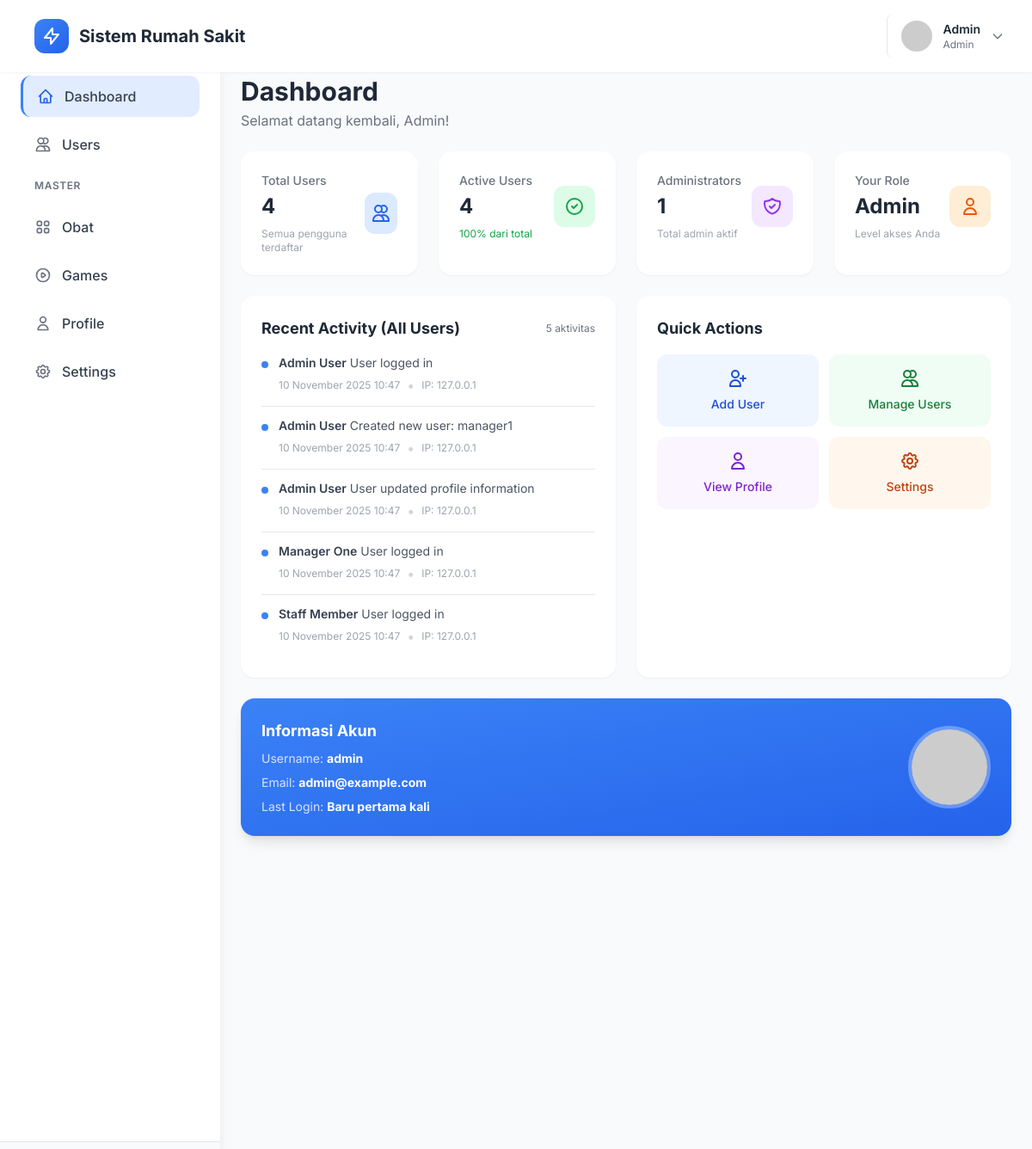
Page /index.php?page=dashboard (signed in) on the committed database.
### tables this page shows
CREATE TABLE IF NOT EXISTS users (
    id INT PRIMARY KEY AUTO_INCREMENT,
    username VARCHAR(50) NOT NULL UNIQUE,
    email VARCHAR(100) NOT NULL UNIQUE,
    password VARCHAR(255) NOT NULL,
    first_name VARCHAR(50),
    last_name VARCHAR(50),
    phone VARCHAR(20),
    avatar VARCHAR(255) DEFAULT 'default-avatar.png',
    role_id INT NOT NULL DEFAULT 4,
    is_active TINYINT(1) DEFAULT 1,
    last_login DATETIME,
    created_at TIMESTAMP DEFAULT CURRENT_TIMESTAMP,
    updated_at TIMESTAMP DEFAULT CURRENT_TIMESTAMP ON UPDATE CURRENT_TIMESTAMP,
    FOREIGN KEY (role_id) REFERENCES roles(id) ON DELETE RESTRICT,
    INDEX idx_username (username),
    INDEX idx_email (email),
    INDEX idx_role_id (role_id)
);

CREATE TABLE IF NOT EXISTS roles (
    id INT PRIMARY KEY AUTO_INCREMENT,
    role_name VARCHAR(50) NOT NULL UNIQUE,
    description TEXT,
    created_at TIMESTAMP DEFAULT CURRENT_TIMESTAMP
);

CREATE TABLE IF NOT EXISTS activity_logs (
    id INT PRIMARY KEY AUTO_INCREMENT,
    user_id INT,
    activity_type VARCHAR(50) NOT NULL,
    description TEXT,
    ip_address VARCHAR(45),
    created_at TIMESTAMP DEFAULT CURRENT_TIMESTAMP,
    FOREIGN KEY (user_id) REFERENCES users(id) ON DELETE SET NULL,
    INDEX idx_user_id (user_id),
    INDEX idx_activity_type (activity_type),
    INDEX idx_created_at (created_at)
);

### includes/functions.php (called while the page is built, shortened)
<?php
function isLoggedIn() {
    return isset($_SESSION['user_id']);
}
function getCurrentUser() {
    global $pdo;
    $stmt = $pdo->prepare("
        SELECT u.*, r.role_name
        FROM users u
        JOIN roles r ON u.role_id = r.id
        WHERE u.id = ?
    ");
    $stmt->execute([$_SESSION['user_id']]);
    return $stmt->fetch();
}
function hasRole($roleNames) {
    $user = getCurrentUser();
    if (is_array($roleNames)) {
        return in_array($user['role_name'], $roleNames);
    }
    return $user['role_name'] === $roleNames;
}
function formatDate($date) {
    return date('d F Y H:i', strtotime($date));
}
function getAvatarUrl($avatar) {
    if (empty($avatar) || $avatar === 'default-avatar.png') {
        return 'https://ui-avatars.com/api/?name=' . urlencode($_SESSION['username'] ?? 'User') . '&background=3b82f6&color=fff';
    }
    return BASE_URL . 'assets/uploads/avatars/' . $avatar;
}

### includes/auth_check.php (called while the page is built, shortened)
<?php
require_once __DIR__ . '/db_connect.php';
require_once __DIR__ . '/functions.php';
$currentUser = getCurrentUser();

### pages/dashboard/index.php (the view, shortened to what this page needs)
<?php
$totalUsers = $pdo->query("SELECT COUNT(*) FROM users")->fetchColumn();
$totalActive = $pdo->query("SELECT COUNT(*) FROM users WHERE is_active = 1")->fetchColumn();
$totalAdmins = $pdo->query("SELECT COUNT(*) FROM users u JOIN roles r ON u.role_id = r.id WHERE r.role_name = 'admin'")->fetchColumn();
$stmt = $pdo->prepare("
    SELECT al.*, u.username, u.first_name, u.last_name
    FROM activity_logs al
    LEFT JOIN users u ON al.user_id = u.id
    ORDER BY al.created_at DESC
    LIMIT 10
");
$stmt->execute();
$activities = $stmt->fetchAll();
?>
<div class="mb-6">
    <h1 class="text-3xl font-bold text-gray-800">Dashboard</h1>
    <p class="text-gray-500 mt-1">Selamat datang kembali, <?php echo htmlspecialchars($currentUser['first_name']); ?>!</p>
</div>
<div class="grid grid-cols-1 md:grid-cols-2 lg:grid-cols-4 gap-6 mb-6">
    <div class="bg-white rounded-2xl shadow-sm p-6 card-hover transition-all">
        <div class="flex items-center justify-between">
            <div>
                <p class="text-sm text-gray-500 font-medium">Total Users</p>
                <p class="text-2xl font-bold text-gray-800 mt-1"><?php echo number_format($totalUsers); ?></p>
                <p class="text-xs text-gray-400 mt-2">Semua pengguna terdaftar</p>
            </div>
            <div class="w-12 h-12 bg-blue-100 rounded-xl flex items-center justify-center">
                <svg class="w-6 h-6 text-blue-600" fill="none" stroke="currentColor" viewBox="0 0 24 24">
                    <path stroke-linecap="round" stroke-linejoin="round" stroke-width="2" d="M12 4.354a4 4 0 110 5.292M15 21H3v-1a6 6 0 0112 0v1zm0 0h6v-1a6 6 0 00-9-5.197M13 7a4 4 0 11-8 0 4 4 0 018 0z"/>
                </svg>
            </div>
        </div>
    </div>
    <div class="bg-white rounded-2xl shadow-sm p-6 card-hover transition-all">
        <div class="flex items-center justify-between">
            <div>
                <p class="text-sm text-gray-500 font-medium">Active Users</p>
                <p class="text-2xl font-bold text-gray-800 mt-1"><?php echo number_format($totalActive); ?></p>
                <p class="text-xs text-green-600 mt-2">
                    <?php echo $totalUsers > 0 ? round(($totalActive/$totalUsers)*100) : 0; ?>% dari total
                </p>
            </div>
            <div class="w-12 h-12 bg-green-100 rounded-xl flex items-center justify-center">
                <svg class="w-6 h-6 text-green-600" fill="none" stroke="currentColor" viewBox="0 0 24 24">
                    <path stroke-linecap="round" stroke-linejoin="round" stroke-width="2" d="M9 12l2 2 4-4m6 2a9 9 0 11-18 0 9 9 0 0118 0z"/>
                </svg>
            </div>
        </div>
    </div>
    <div class="bg-white rounded-2xl shadow-sm p-6 card-hover transition-all">
        <div class="flex items-center justify-between">
            <div>
                <p class="text-sm text-gray-500 font-medium">Administrators</p>
                <p class="text-2xl font-bold text-gray-800 mt-1"><?php echo number_format($totalAdmins); ?></p>
                <p class="text-xs text-gray-400 mt-2">Total admin aktif</p>
            </div>
            <div class="w-12 h-12 bg-purple-100 rounded-xl flex items-center justify-center">
            </div>
        </div>
    </div>
    <div class="bg-white rounded-2xl shadow-sm p-6 card-hover transition-all">
        <div class="flex items-center justify-between">
            <div>
                <p class="text-sm text-gray-500 font-medium">Your Role</p>
                <p class="text-2xl font-bold text-gray-800 mt-1"><?php echo ucfirst($currentUser['role_name']); ?></p>
                <p class="text-xs text-gray-400 mt-2">Level akses Anda</p>
            </div>
            <div class="w-12 h-12 bg-orange-100 rounded-xl flex items-center justify-center">
                <svg class="w-6 h-6 text-orange-600" fill="none" stroke="currentColor" viewBox="0 0 24 24">
                    <path stroke-linecap="round" stroke-linejoin="round" stroke-width="2" d="M16 7a4 4 0 11-8 0 4 4 0 018 0zM12 14a7 7 0 00-7 7h14a7 7 0 00-7-7z"/>
                </svg>
            </div>
        </div>
    </div>
</div>
<div class="grid grid-cols-1 lg:grid-cols-2 gap-6 mb-6">
    <?php if (hasRole(['admin', 'manager'])): ?>
    <div class="bg-white rounded-2xl shadow-sm p-6">
        <div class="flex items-center justify-between mb-4">
            <h3 class="text-lg font-bold text-gray-800">Recent Activity (All Users)</h3>
            <span class="text-xs text-gray-500"><?php echo count($activities); ?> aktivitas</span>
        </div>
        <div class="space-y-3 max-h-96 overflow-y-auto">
            <?php if (count($activities) > 0): ?>
                <?php foreach ($activities as $activity): ?>
                <div class="flex items-start space-x-3 pb-3 border-b last:border-b-0">
                    <div class="w-2 h-2 bg-blue-500 rounded-full mt-2 flex-shrink-0"></div>
                    <div class="flex-1 min-w-0">
                        <p class="text-sm text-gray-700">
                            <strong class="font-semibold"><?php echo htmlspecialchars($activity['first_name'] . ' ' . $activity['last_name']); ?></strong>
                            <span class="text-gray-600"><?php echo htmlspecialchars($activity['description']); ?></span>
                        </p>
                        <div class="flex items-center space-x-2 mt-1">
                            <p class="text-xs text-gray-400"><?php echo formatDate($activity['created_at']); ?></p>
                            <?php if ($activity['ip_address']): ?>
                            <span class="text-gray-300">•</span>
                            <p class="text-xs text-gray-400">IP: <?php echo htmlspecialchars($activity['ip_address']); ?></p>
                            <?php endif; ?>
                        </div>
                    </div>
                </div>
                <?php endforeach; ?>
            <?php else: ?>
                <p class="text-sm text-gray-500 text-center py-8">Belum ada aktivitas</p>
            <?php endif; ?>
        </div>
    </div>
    <?php endif; ?>
    <div class="bg-white rounded-2xl shadow-sm p-6">
        <h3 class="text-lg font-bold text-gray-800 mb-4">Quick Actions</h3>
        <div class="grid grid-cols-2 gap-3">
            <?php if (hasRole(['admin', 'manager'])): ?>
            <a href="index.php?page=users&action=create" class="flex flex-col items-center justify-center space-y-2 bg-blue-50 hover:bg-blue-100 text-blue-700 rounded-xl py-4 transition-colors">
                <svg class="w-6 h-6" fill="none" stroke="currentColor" viewBox="0 0 24 24">
                    <path stroke-linecap="round" stroke-linejoin="round" stroke-width="2" d="M18 9v3m0 0v3m0-3h3m-3 0h-3m-2-5a4 4 0 11-8 0 4 4 0 018 0zM3 20a6 6 0 0112 0v1H3v-1z"/>
                </svg>
                <span class="font-medium text-sm">Add User</span>
            </a>
            <a href="index.php?page=users" class="flex flex-col items-center justify-center space-y-2 bg-green-50 hover:bg-green-100 text-green-700 rounded-xl py-4 transition-colors">
                <svg class="w-6 h-6" fill="none" stroke="currentColor" viewBox="0 0 24 24">
                    <path stroke-linecap="round" stroke-linejoin="round" stroke-width="2" d="M12 4.354a4 4 0 110 5.292M15 21H3v-1a6 6 0 0112 0v1zm0 0h6v-1a6 6 0 00-9-5.197M13 7a4 4 0 11-8 0 4 4 0 018 0z"/>
                </svg>
                <span class="font-medium text-sm">Manage Users</span>
            </a>
            <?php endif; ?>
            <a href="index.php?page=profile" class="flex flex-col items-center justify-center space-y-2 bg-purple-50 hover:bg-purple-100 text-purple-700 rounded-xl py-4 transition-colors">
                <svg class="w-6 h-6" fill="none" stroke="currentColor" viewBox="0 0 24 24">
                    <path stroke-linecap="round" stroke-linejoin="round" stroke-width="2" d="M16 7a4 4 0 11-8 0 4 4 0 018 0zM12 14a7 7 0 00-7 7h14a7 7 0 00-7-7z"/>
                </svg>
                <span class="font-medium text-sm">View Profile</span>
            </a>
            <a href="index.php?page=settings" class="flex flex-col items-center justify-center space-y-2 bg-orange-50 hover:bg-orange-100 text-orange-700 rounded-xl py-4 transition-colors">
                <span class="font-medium text-sm">Settings</span>
            </a>
        </div>
    </div>
</div>
<div class="bg-gradient-to-br from-blue-500 to-blue-600 rounded-2xl shadow-lg p-6 text-white">
    <div class="flex items-center justify-between">
        <div>
            <h3 class="text-lg font-bold mb-2">Informasi Akun</h3>
            <div class="space-y-2 text-sm">
                <p><span class="opacity-80">Username:</span> <strong><?php echo htmlspecialchars($currentUser['username']); ?></strong></p>
                <p><span class="opacity-80">Email:</span> <strong><?php echo htmlspecialchars($currentUser['email']); ?></strong></p>
                <p><span class="opacity-80">Last Login:</span> <strong><?php echo $currentUser['last_login'] ? formatDate($currentUser['last_login']) : 'Baru pertama kali'; ?></strong></p>
            </div>
        </div>
        <div class="hidden md:block">
            <img src="<?php echo getAvatarUrl($currentUser['avatar']); ?>" class="w-24 h-24 rounded-full border-4 border-white/30">
        </div>
    </div>
</div>

### includes/header.php (shortened to what this page needs)
<!DOCTYPE html>
<html lang="id">
<head>
    <script src="https://cdn.tailwindcss.com"></script>
</head>
<body class="bg-gray-50">
    <nav class="bg-white shadow-sm fixed top-0 left-0 right-0 z-50">
        <div class="flex items-center justify-between px-6 py-4">
            <div class="flex items-center space-x-4">
                <div class="flex items-center space-x-3">
                    <div class="w-10 h-10 bg-gradient-to-br from-blue-500 to-blue-600 rounded-xl flex items-center justify-center">
                        <svg class="w-6 h-6 text-white" fill="none" stroke="currentColor" viewBox="0 0 24 24">
                            <path stroke-linecap="round" stroke-linejoin="round" stroke-width="2" d="M13 10V3L4 14h7v7l9-11h-7z"/>
                        </svg>
                    </div>
                    <span class="text-xl font-bold text-gray-800"><?php echo SITE_NAME; ?></span>
                </div>
            </div>
            <div class="flex items-center space-x-4">
                <div class="relative">
                    <button onclick="toggleProfileMenu()" class="flex items-center space-x-3 pl-4 border-l hover:bg-gray-50 rounded-lg p-2 transition-colors">
                        <img src="<?php echo getAvatarUrl($currentUser['avatar']); ?>" class="w-9 h-9 rounded-full">
                        <div class="hidden md:block text-left">
                            <p class="text-sm font-semibold text-gray-800"><?php echo htmlspecialchars($currentUser['first_name']); ?></p>
                            <p class="text-xs text-gray-500"><?php echo ucfirst($currentUser['role_name']); ?></p>
                        </div>
                        <svg class="w-4 h-4 text-gray-500" fill="none" stroke="currentColor" viewBox="0 0 24 24">
                            <path stroke-linecap="round" stroke-linejoin="round" stroke-width="2" d="M19 9l-7 7-7-7"/>
                        </svg>
                    </button>
                </div>
            </div>
        </div>
    </nav>

### rows in the picture
users: first_name "Admin", role.role_name "Admin", username "admin", email "admin@example.com"
activity_logs: user.last_name "Admin User", description "User logged in", created_at "10 November 2025 10:47", ip_address "127.0.0.1"
activity_logs: user.last_name "Admin User", description "Created new user: manager1", created_at "10 November 2025 10:47", ip_address "127.0.0.1"
activity_logs: user.last_name "Admin User", description "User updated profile information", created_at "10 November 2025 10:47", ip_address "127.0.0.1"
activity_logs: user.last_name "Manager One", description "User logged in", created_at "10 November 2025 10:47", ip_address "127.0.0.1"
activity_logs: user.last_name "Staff Member", description "User logged in", created_at "10 November 2025 10:47", ip_address "127.0.0.1"

### other values in the picture
SITE_NAME "Sistem Rumah Sakit"
$totalUsers "4"
$totalActive "4"
$totalAdmins "1"
count($activities) "5"
